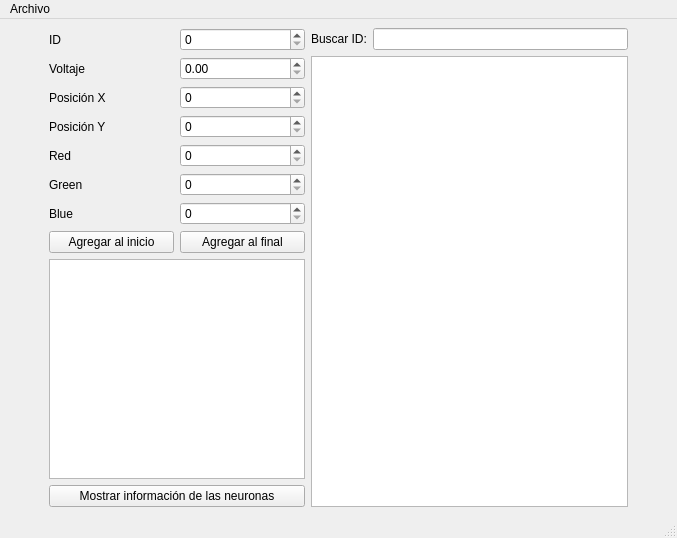
<?xml version="1.0" encoding="UTF-8"?>
<ui version="4.0">
 <class>MainWindow</class>
 <widget class="QMainWindow" name="MainWindow">
  <property name="geometry">
   <rect>
    <x>0</x>
    <y>0</y>
    <width>677</width>
    <height>538</height>
   </rect>
  </property>
  <property name="windowTitle">
   <string>MainWindow</string>
  </property>
  <widget class="QWidget" name="centralwidget">
   <layout class="QHBoxLayout" name="horizontalLayout">
    <item>
     <spacer name="horizontalSpacer">
      <property name="orientation">
       <enum>Qt::Horizontal</enum>
      </property>
      <property name="sizeType">
       <enum>QSizePolicy::Preferred</enum>
      </property>
      <property name="sizeHint" stdset="0">
       <size>
        <width>40</width>
        <height>20</height>
       </size>
      </property>
     </spacer>
    </item>
    <item>
     <layout class="QGridLayout" name="gridLayout">
      <item row="1" column="1">
       <widget class="QDoubleSpinBox" name="voltaje_spinBox"/>
      </item>
      <item row="3" column="1">
       <widget class="QSpinBox" name="posicionY_spinBox"/>
      </item>
      <item row="7" column="0">
       <widget class="QPushButton" name="submit_start">
        <property name="text">
         <string>Agregar al inicio</string>
        </property>
       </widget>
      </item>
      <item row="7" column="1">
       <widget class="QPushButton" name="submit_end">
        <property name="text">
         <string>Agregar al final</string>
        </property>
       </widget>
      </item>
      <item row="1" column="0">
       <widget class="QLabel" name="label_2">
        <property name="text">
         <string>Voltaje</string>
        </property>
       </widget>
      </item>
      <item row="2" column="1">
       <widget class="QSpinBox" name="posicionX_spinBox"/>
      </item>
      <item row="0" column="1">
       <widget class="QSpinBox" name="id_spinBox"/>
      </item>
      <item row="2" column="0">
       <widget class="QLabel" name="label_3">
        <property name="text">
         <string>Posición X</string>
        </property>
       </widget>
      </item>
      <item row="6" column="0">
       <widget class="QLabel" name="label_7">
        <property name="text">
         <string>Blue</string>
        </property>
       </widget>
      </item>
      <item row="3" column="0">
       <widget class="QLabel" name="label_4">
        <property name="text">
         <string>Posición Y</string>
        </property>
       </widget>
      </item>
      <item row="4" column="0">
       <widget class="QLabel" name="label_5">
        <property name="text">
         <string>Red</string>
        </property>
       </widget>
      </item>
      <item row="6" column="1">
       <widget class="QSpinBox" name="blue_spinBox"/>
      </item>
      <item row="0" column="0">
       <widget class="QLabel" name="label">
        <property name="text">
         <string>ID</string>
        </property>
        <property name="alignment">
         <set>Qt::AlignLeading|Qt::AlignLeft|Qt::AlignVCenter</set>
        </property>
       </widget>
      </item>
      <item row="5" column="0">
       <widget class="QLabel" name="label_6">
        <property name="text">
         <string>Green</string>
        </property>
       </widget>
      </item>
      <item row="8" column="0" colspan="2">
       <widget class="QTextEdit" name="output"/>
      </item>
      <item row="5" column="1">
       <widget class="QSpinBox" name="green_spinBox"/>
      </item>
      <item row="4" column="1">
       <widget class="QSpinBox" name="red_spinBox"/>
      </item>
      <item row="9" column="0" colspan="2">
       <widget class="QPushButton" name="show_neurons">
        <property name="text">
         <string>Mostrar información de las neuronas</string>
        </property>
       </widget>
      </item>
     </layout>
    </item>
    <item>
     <layout class="QGridLayout" name="gridLayout_2">
      <item row="0" column="1">
       <widget class="QLineEdit" name="id_search"/>
      </item>
      <item row="0" column="0">
       <widget class="QLabel" name="label_8">
        <property name="text">
         <string>Buscar ID:</string>
        </property>
       </widget>
      </item>
      <item row="1" column="0" colspan="2">
       <widget class="QTableWidget" name="tablaNeuronas"/>
      </item>
     </layout>
    </item>
    <item>
     <spacer name="horizontalSpacer_2">
      <property name="orientation">
       <enum>Qt::Horizontal</enum>
      </property>
      <property name="sizeType">
       <enum>QSizePolicy::Preferred</enum>
      </property>
      <property name="sizeHint" stdset="0">
       <size>
        <width>40</width>
        <height>20</height>
       </size>
      </property>
     </spacer>
    </item>
   </layout>
  </widget>
  <widget class="QMenuBar" name="menubar">
   <property name="geometry">
    <rect>
     <x>0</x>
     <y>0</y>
     <width>677</width>
     <height>42</height>
    </rect>
   </property>
   <widget class="QMenu" name="menuArchivo">
    <property name="title">
     <string>Archivo</string>
    </property>
    <addaction name="actionAbrir"/>
    <addaction name="actionGuardar"/>
   </widget>
   <addaction name="menuArchivo"/>
  </widget>
  <widget class="QStatusBar" name="statusbar"/>
  <action name="actionAbrir">
   <property name="text">
    <string>Abrir</string>
   </property>
  </action>
  <action name="actionGuardar">
   <property name="text">
    <string>Guardar</string>
   </property>
  </action>
 </widget>
 <tabstops>
  <tabstop>id_spinBox</tabstop>
  <tabstop>voltaje_spinBox</tabstop>
  <tabstop>posicionX_spinBox</tabstop>
  <tabstop>posicionY_spinBox</tabstop>
  <tabstop>red_spinBox</tabstop>
  <tabstop>green_spinBox</tabstop>
  <tabstop>blue_spinBox</tabstop>
  <tabstop>submit_start</tabstop>
  <tabstop>submit_end</tabstop>
  <tabstop>output</tabstop>
  <tabstop>show_neurons</tabstop>
 </tabstops>
 <resources/>
 <connections/>
</ui>
